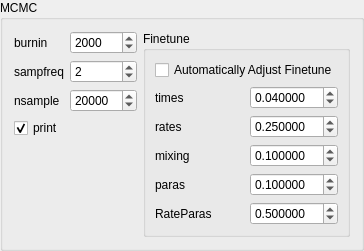
                       <widget class="QGroupBox" name="groupBox_9">
                        <property name="sizePolicy">
                         <sizepolicy hsizetype="Fixed" vsizetype="Fixed">
                          <horstretch>0</horstretch>
                          <verstretch>0</verstretch>
                         </sizepolicy>
                        </property>
                        <property name="title">
                         <string>MCMC</string>
                        </property>
                        <layout class="QGridLayout" name="gridLayout_41">
                         <item row="0" column="0">
                          <layout class="QGridLayout" name="gridLayout_9">
                           <item row="0" column="0">
                            <widget class="QLabel" name="label_21">
                             <property name="text">
                              <string>burnin</string>
                             </property>
                            </widget>
                           </item>
                           <item row="0" column="1">
                            <widget class="QSpinBox" name="spinBox_3">
                             <property name="minimum">
                              <number>1</number>
                             </property>
                             <property name="maximum">
                              <number>99999999</number>
                             </property>
                             <property name="value">
                              <number>2000</number>
                             </property>
                            </widget>
                           </item>
                           <item row="1" column="0">
                            <widget class="QLabel" name="label_22">
                             <property name="text">
                              <string>sampfreq</string>
                             </property>
                            </widget>
                           </item>
                           <item row="1" column="1">
                            <widget class="QSpinBox" name="spinBox_4">
                             <property name="minimum">
                              <number>1</number>
                             </property>
                             <property name="maximum">
                              <number>99999999</number>
                             </property>
                             <property name="value">
                              <number>2</number>
                             </property>
                            </widget>
                           </item>
                           <item row="2" column="0">
                            <widget class="QLabel" name="label_23">
                             <property name="text">
                              <string>nsample</string>
                             </property>
                            </widget>
                           </item>
                           <item row="2" column="1">
                            <widget class="QSpinBox" name="spinBox_5">
                             <property name="minimum">
                              <number>1</number>
                             </property>
                             <property name="maximum">
                              <number>99999999</number>
                             </property>
                             <property name="value">
                              <number>20000</number>
                             </property>
                            </widget>
                           </item>
                           <item row="3" column="0" colspan="2">
                            <widget class="QCheckBox" name="checkBox_3">
                             <property name="sizePolicy">
                              <sizepolicy hsizetype="Fixed" vsizetype="Fixed">
                               <horstretch>0</horstretch>
                               <verstretch>0</verstretch>
                              </sizepolicy>
                             </property>
                             <property name="toolTip">
                              <string>&lt;!DOCTYPE HTML PUBLIC &quot;-//W3C//DTD HTML 4.0//EN&quot; &quot;http://www.w3.org/TR/REC-html40/strict.dtd&quot;&gt;
&lt;html&gt;&lt;head&gt;&lt;meta name=&quot;qrichtext&quot; content=&quot;1&quot; /&gt;&lt;style type=&quot;text/css&quot;&gt;
p, li { white-space: pre-wrap; }
&lt;/style&gt;&lt;/head&gt;&lt;body style=&quot; font-weight:400; font-style:normal;&quot;&gt;
&lt;p style=&quot; margin-top:0px; margin-bottom:0px; margin-left:0px; margin-right:0px; -qt-block-indent:0; text-indent:0px;&quot;&gt;Being &lt;span style=&quot; font-weight:600;&quot;&gt;checked&lt;/span&gt; means that samples will be taken in the MCMC and written to disk and the posterior results will be summarized.&lt;/p&gt;
&lt;p style=&quot;-qt-paragraph-type:empty; margin-top:0px; margin-bottom:0px; margin-left:0px; margin-right:0px; -qt-block-indent:0; text-indent:0px;&quot;&gt;&lt;/p&gt;
&lt;p style=&quot; margin-top:0px; margin-bottom:0px; margin-left:0px; margin-right:0px; -qt-block-indent:0; text-indent:0px;&quot;&gt;Being &lt;span style=&quot; font-weight:600;&quot;&gt;unchecked&lt;/span&gt; means that the posterior means will be printed on the monitor but nothing else.&lt;/p&gt;&lt;/body&gt;&lt;/html&gt;</string>
                             </property>
                             <property name="text">
                              <string>print</string>
                             </property>
                             <property name="checked">
                              <bool>true</bool>
                             </property>
                            </widget>
                           </item>
                           <item row="4" column="0" colspan="2">
                            <spacer name="verticalSpacer_10">
                             <property name="orientation">
                              <enum>Qt::Vertical</enum>
                             </property>
                             <property name="sizeHint" stdset="0">
                              <size>
                               <width>20</width>
                               <height>0</height>
                              </size>
                             </property>
                            </spacer>
                           </item>
                          </layout>
                         </item>
                         <item row="0" column="1">
                          <widget class="QGroupBox" name="groupBox_8">
                           <property name="sizePolicy">
                            <sizepolicy hsizetype="Fixed" vsizetype="Fixed">
                             <horstretch>0</horstretch>
                             <verstretch>0</verstretch>
                            </sizepolicy>
                           </property>
                           <property name="toolTip">
                            <string>The step lengths used in the proposals in the MCMC algorithm.</string>
                           </property>
                           <property name="title">
                            <string>Finetune</string>
                           </property>
                           <layout class="QGridLayout" name="gridLayout_40">
                            <item row="0" column="0">
                             <widget class="QCheckBox" name="checkBox">
                              <property name="toolTip">
                               <string>&lt;!DOCTYPE HTML PUBLIC &quot;-//W3C//DTD HTML 4.0//EN&quot; &quot;http://www.w3.org/TR/REC-html40/strict.dtd&quot;&gt;
&lt;html&gt;&lt;head&gt;&lt;meta name=&quot;qrichtext&quot; content=&quot;1&quot; /&gt;&lt;style type=&quot;text/css&quot;&gt;
p, li { white-space: pre-wrap; }
&lt;/style&gt;&lt;/head&gt;&lt;body style=&quot; font-weight:400; font-style:normal;&quot;&gt;
&lt;p style=&quot; margin-top:0px; margin-bottom:0px; margin-left:0px; margin-right:0px; -qt-block-indent:0; text-indent:0px;&quot;&gt;If it is &lt;span style=&quot; font-weight:600;&quot;&gt;checked&lt;/span&gt;, &lt;span style=&quot; font-style:italic;&quot;&gt;burnin&lt;/span&gt; has to be &amp;gt; &lt;span style=&quot; font-weight:600;&quot;&gt;200&lt;/span&gt;.&lt;/p&gt;&lt;/body&gt;&lt;/html&gt;</string>
                              </property>
                              <property name="text">
                               <string>Automatically Adjust Finetune</string>
                              </property>
                              <property name="checkable">
                               <bool>true</bool>
                              </property>
                             </widget>
                            </item>
                            <item row="1" column="0">
                             <layout class="QGridLayout" name="gridLayout_10">
                              <item row="0" column="0">
                               <widget class="QLabel" name="label_15">
                                <property name="text">
                                 <string>times</string>
                                </property>
                               </widget>
                              </item>
                              <item row="0" column="1">
                               <widget class="QDoubleSpinBox" name="doubleSpinBox_11">
                                <property name="decimals">
                                 <number>6</number>
                                </property>
                                <property name="value">
                                 <double>0.040000000000000</double>
                                </property>
                               </widget>
                              </item>
                              <item row="1" column="0">
                               <widget class="QLabel" name="label_16">
                                <property name="text">
                                 <string>rates</string>
                                </property>
                               </widget>
                              </item>
                              <item row="1" column="1">
                               <widget class="QDoubleSpinBox" name="doubleSpinBox_12">
                                <property name="decimals">
                                 <number>6</number>
                                </property>
                                <property name="value">
                                 <double>0.250000000000000</double>
                                </property>
                               </widget>
                              </item>
                              <item row="2" column="0">
                               <widget class="QLabel" name="label_18">
                                <property name="text">
                                 <string>mixing</string>
                                </property>
                               </widget>
                              </item>
                              <item row="2" column="1">
                               <widget class="QDoubleSpinBox" name="doubleSpinBox_14">
                                <property name="decimals">
                                 <number>6</number>
                                </property>
                                <property name="value">
                                 <double>0.100000000000000</double>
                                </property>
                               </widget>
                              </item>
                              <item row="3" column="0">
                               <widget class="QLabel" name="label_19">
                                <property name="text">
                                 <string>paras</string>
                                </property>
                               </widget>
                              </item>
                              <item row="3" column="1">
                               <widget class="QDoubleSpinBox" name="doubleSpinBox_15">
                                <property name="decimals">
                                 <number>6</number>
                                </property>
                                <property name="value">
                                 <double>0.100000000000000</double>
                                </property>
                               </widget>
                              </item>
                              <item row="4" column="0">
                               <widget class="QLabel" name="label_20">
                                <property name="text">
                                 <string>RateParas</string>
                                </property>
                               </widget>
                              </item>
                              <item row="4" column="1">
                               <widget class="QDoubleSpinBox" name="doubleSpinBox_16">
                                <property name="decimals">
                                 <number>6</number>
                                </property>
                                <property name="value">
                                 <double>0.500000000000000</double>
                                </property>
                               </widget>
                              </item>
                             </layout>
                            </item>
                           </layout>
                          </widget>
                         </item>
                        </layout>
                       </widget>
